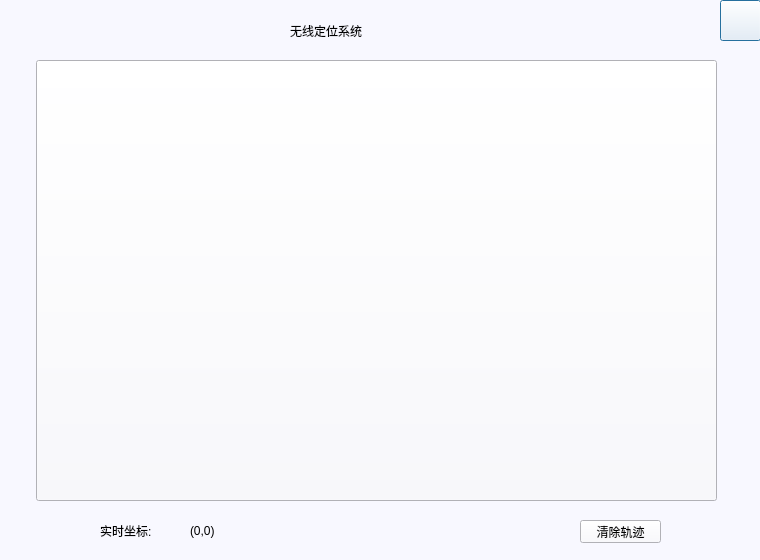
<?xml version="1.0" encoding="UTF-8"?>
<ui version="4.0">
 <class>Location</class>
 <widget class="QDialog" name="Location">
  <property name="geometry">
   <rect>
    <x>0</x>
    <y>0</y>
    <width>760</width>
    <height>560</height>
   </rect>
  </property>
  <property name="windowTitle">
   <string>Dialog</string>
  </property>
  <property name="styleSheet">
   <string notr="true">background-color: rgb(248, 248, 255);</string>
  </property>
  <widget class="QPushButton" name="pushButton_close">
   <property name="geometry">
    <rect>
     <x>720</x>
     <y>0</y>
     <width>41</width>
     <height>41</height>
    </rect>
   </property>
   <property name="styleSheet">
    <string notr="true">border-image: url(:/LCD_CS351/LCD_CS351/35_all/cha.bmp);</string>
   </property>
   <property name="text">
    <string/>
   </property>
  </widget>
  <widget class="QCustomPlot" name="plot">
   <property name="geometry">
    <rect>
     <x>36</x>
     <y>60</y>
     <width>681</width>
     <height>441</height>
    </rect>
   </property>
   <property name="sizePolicy">
    <sizepolicy hsizetype="Preferred" vsizetype="MinimumExpanding">
     <horstretch>0</horstretch>
     <verstretch>0</verstretch>
    </sizepolicy>
   </property>
   <property name="styleSheet">
    <string notr="true">background-color: rgb(248, 248, 255);</string>
   </property>
  </widget>
  <widget class="QLabel" name="locationtitle_label">
   <property name="geometry">
    <rect>
     <x>290</x>
     <y>10</y>
     <width>251</width>
     <height>41</height>
    </rect>
   </property>
   <property name="text">
    <string>无线定位系统</string>
   </property>
  </widget>
  <widget class="QPushButton" name="PushButton_clearpoint">
   <property name="geometry">
    <rect>
     <x>580</x>
     <y>520</y>
     <width>81</width>
     <height>23</height>
    </rect>
   </property>
   <property name="focusPolicy">
    <enum>Qt::NoFocus</enum>
   </property>
   <property name="autoFillBackground">
    <bool>false</bool>
   </property>
   <property name="styleSheet">
    <string notr="true">font: 14pt &quot;黑体&quot;;</string>
   </property>
   <property name="text">
    <string>清除轨迹</string>
   </property>
   <property name="autoDefault">
    <bool>true</bool>
   </property>
   <property name="default">
    <bool>false</bool>
   </property>
   <property name="flat">
    <bool>false</bool>
   </property>
  </widget>
  <widget class="QLabel" name="label">
   <property name="geometry">
    <rect>
     <x>100</x>
     <y>515</y>
     <width>101</width>
     <height>31</height>
    </rect>
   </property>
   <property name="styleSheet">
    <string notr="true">font: 14pt &quot;黑体&quot;;</string>
   </property>
   <property name="text">
    <string>实时坐标:</string>
   </property>
  </widget>
  <widget class="QLabel" name="label_2">
   <property name="geometry">
    <rect>
     <x>190</x>
     <y>515</y>
     <width>211</width>
     <height>31</height>
    </rect>
   </property>
   <property name="styleSheet">
    <string notr="true"/>
   </property>
   <property name="text">
    <string>(0,0)</string>
   </property>
  </widget>
 </widget>
 <customwidgets>
  <customwidget>
   <class>QCustomPlot</class>
   <extends>QPushButton</extends>
   <header>qcustomplot.h</header>
   <container>1</container>
  </customwidget>
 </customwidgets>
 <resources/>
 <connections/>
</ui>
